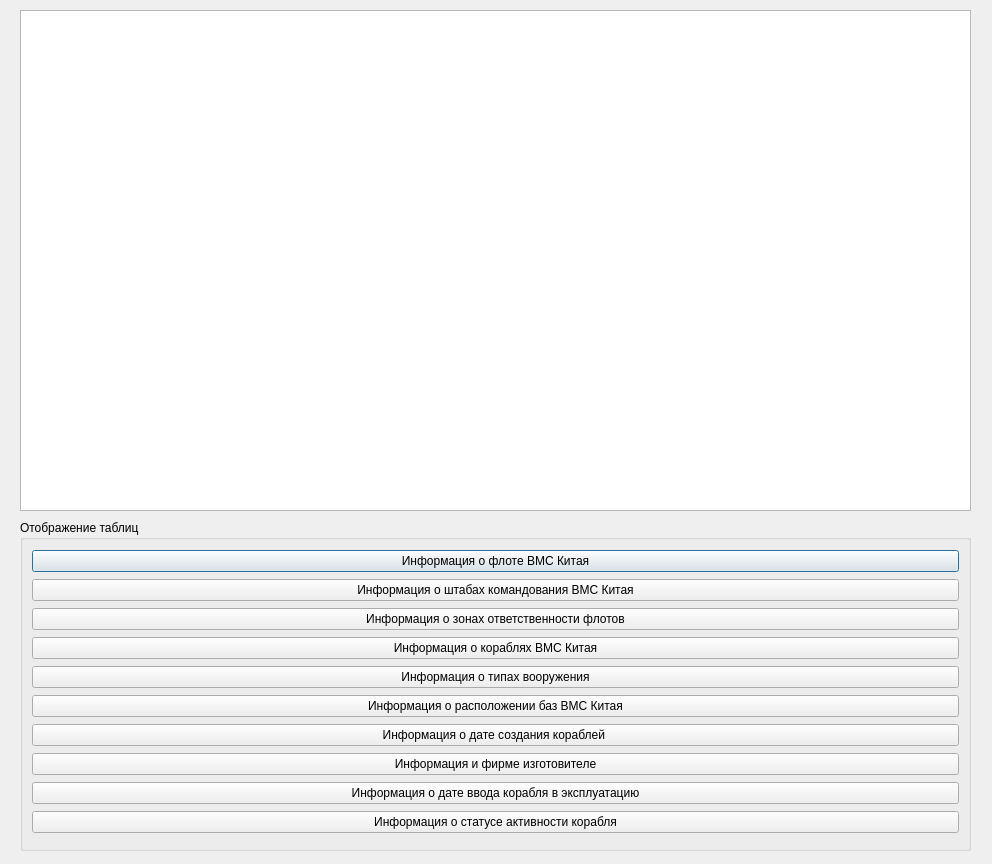
<?xml version="1.0" encoding="UTF-8"?>
<ui version="4.0">
 <class>Dialog</class>
 <widget class="QDialog" name="Dialog">
  <property name="geometry">
   <rect>
    <x>0</x>
    <y>0</y>
    <width>992</width>
    <height>864</height>
   </rect>
  </property>
  <property name="windowTitle">
   <string>Dialog</string>
  </property>
  <widget class="QTableView" name="tableView">
   <property name="geometry">
    <rect>
     <x>20</x>
     <y>10</y>
     <width>951</width>
     <height>501</height>
    </rect>
   </property>
  </widget>
  <widget class="QGroupBox" name="groupBox">
   <property name="geometry">
    <rect>
     <x>20</x>
     <y>520</y>
     <width>951</width>
     <height>331</height>
    </rect>
   </property>
   <property name="title">
    <string>Отображение таблиц</string>
   </property>
   <layout class="QVBoxLayout" name="verticalLayout_2">
    <item>
     <widget class="QPushButton" name="pushButton">
      <property name="text">
       <string>Информация о флоте ВМС Китая</string>
      </property>
     </widget>
    </item>
    <item>
     <widget class="QPushButton" name="pushButton_2">
      <property name="text">
       <string>Информация о штабах командования ВМС Китая</string>
      </property>
     </widget>
    </item>
    <item>
     <widget class="QPushButton" name="pushButton_3">
      <property name="text">
       <string>Информация о зонах ответственности флотов</string>
      </property>
     </widget>
    </item>
    <item>
     <widget class="QPushButton" name="pushButton_4">
      <property name="text">
       <string>Информация о кораблях ВМС Китая</string>
      </property>
     </widget>
    </item>
    <item>
     <widget class="QPushButton" name="pushButton_5">
      <property name="text">
       <string>Информация о типах вооружения</string>
      </property>
     </widget>
    </item>
    <item>
     <widget class="QPushButton" name="pushButton_7">
      <property name="text">
       <string>Информация о расположении баз ВМС Китая</string>
      </property>
     </widget>
    </item>
    <item>
     <widget class="QPushButton" name="pushButton_9">
      <property name="text">
       <string>Информация о дате создания кораблей </string>
      </property>
     </widget>
    </item>
    <item>
     <widget class="QPushButton" name="pushButton_10">
      <property name="text">
       <string>Информация и фирме изготовителе</string>
      </property>
     </widget>
    </item>
    <item>
     <widget class="QPushButton" name="pushButton_8">
      <property name="text">
       <string>Информация о дате ввода корабля в эксплуатацию</string>
      </property>
     </widget>
    </item>
    <item>
     <widget class="QPushButton" name="pushButton_6">
      <property name="text">
       <string>Информация о статусе активности корабля</string>
      </property>
     </widget>
    </item>
   </layout>
  </widget>
 </widget>
 <tabstops>
  <tabstop>pushButton_4</tabstop>
  <tabstop>pushButton_3</tabstop>
  <tabstop>pushButton_2</tabstop>
  <tabstop>tableView</tabstop>
 </tabstops>
 <resources/>
 <connections/>
</ui>
